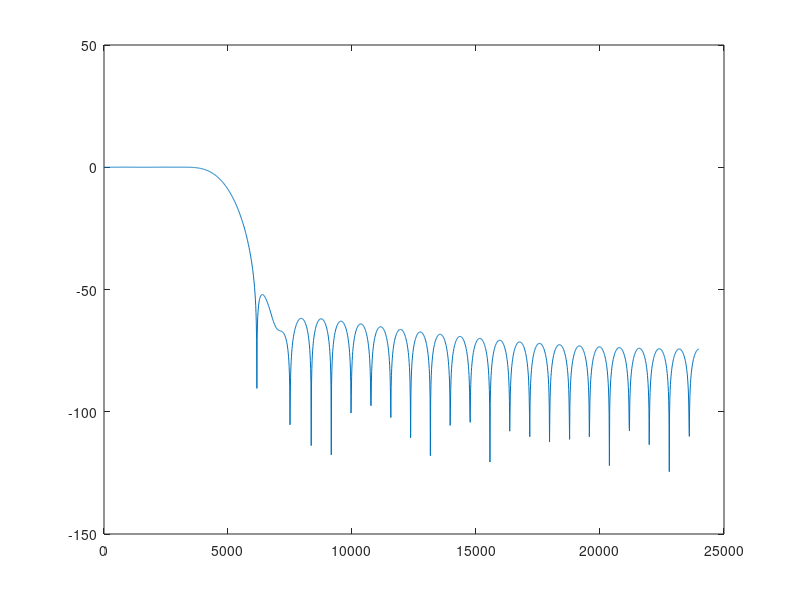

Write MATLAB code to recreate this figure. (Note: this script raises an error after producing the figure.)
%% FIR design and export to STM32
Fs = 48000;           % sampling frequency in Hz
num_taps = 61;        % filter length
cutoff_norm = 0.2;    % normalized cutoff, 0.2 of Nyquist

% FIR design
b = fir1(num_taps-1, cutoff_norm, 'low');

% disp("Filter coefficients :");
% for i=1:length(b)
%     disp(b(i))
% end

% frequency response
[H,F] = freqz(b, 1, 2048, Fs);

% magnitude in dB
mag_db = 20*log10(abs(H));

% find -3 dB cutoff
max_gain = max(mag_db);
idx_3db = find(mag_db <= max_gain - 3, 1, 'first');
cutoff_3db = F(idx_3db);

% plot
figure;
plot(F, mag_db);
hold on
yline(max_gain - 3, 'r--', '-3 dB line');
plot(cutoff_3db, mag_db(idx_3db), 'ro');
title(sprintf('FIR Filter | -3 dB cutoff at %.1f Hz', cutoff_3db));
xlabel('Frequency (Hz)');
ylabel('Magnitude (dB)');
grid on;

fprintf('Estimated -3 dB cutoff: %.1f Hz\n', cutoff_3db);

%% Q15 conversion
q15_scale = 2^15;
b_q15 = round(b * q15_scale);
b_q15 = max(min(b_q15, 32767), -32768);  % saturate to int16 range

%% Write to header/source
header_path = "D:\STM32G4\Benchmarking-STM32G4-Accelerators\BenchmarkingAccelerators\Core\Inc\filter_coeffs.h";
source_path = "D:\STM32G4\Benchmarking-STM32G4-Accelerators\BenchmarkingAccelerators\Core\Src\filter_coeffs.c";

% header file
fid = fopen(header_path, 'w');
fprintf(fid, "#ifndef FILTER_COEFFS_H\n#define FILTER_COEFFS_H\n\n");
fprintf(fid, "#include <stdint.h>\n\n");
fprintf(fid, "#define NUM_TAPS %d\n", numel(b_q15));
fprintf(fid, "extern int16_t fir_coeffs[NUM_TAPS];\n\n");
fprintf(fid, "#endif // FILTER_COEFFS_H\n");
fclose(fid);

% source file
fid = fopen(source_path, 'w');
fprintf(fid, '#include "filter_coeffs.h"\n\n');
fprintf(fid, "int16_t fir_coeffs[NUM_TAPS] = {\n    ");
for i = 1:numel(b_q15)
    if mod(i,8)==0
        fprintf(fid, "%d,\n    ", b_q15(i));
    elseif i == numel(b_q15)
        fprintf(fid, "%d\n", b_q15(i));
    else
        fprintf(fid, "%d, ", b_q15(i));
    end
end
fprintf(fid, "};\n");
fclose(fid);

fprintf("Q15 coefficients written to:\n%s\n%s\n", header_path, source_path);


%Measured frequency and amplitude sample
% CMSIS FIR q15
measured_freq = [400,500,600,700,800,900,1200,1300,1400,1500,1600,1900,2000,2100,2200,2300,2400,2500,2600,2700];
measured_amplitude = [1.733,1.733,1.725,1.719,1.726,1.716,1.73,1.728,1.67,1.73,1.700,1.659,1.578,1.443,1.265,1.065,0.813,0.595,0.3914,0.205];

max_amp_db = max(measured_amplitude_db);
cutoff_level_db = max_amp_db - 3;
% Find index where amplitude goes below cutoff level
idx = find(measured_amplitude_db <= cutoff_level_db, 1, 'first');

if ~isempty(idx)
    cutoff_freq_measured = measured_freq(idx);
    fprintf('Measured cutoff frequency: %.2f Hz\n', cutoff_freq_measured);
else
    fprintf('No cutoff frequency found in measured data.\n');
end


% FMAC implementation
% measured_freq = [186.3,372.7,745.5,1305,1676,2050,2609,2983,3334,3726,4476,4842,5522,5595,5965,6342,6713,7071,7828];
% measured_amplitude = [3.199,3.199,3.195,3.152,3.128,3.045,2.794,2.240,2.546,2.241,1.868,1.490,1.307,0.9339,0.5603,0.5604,0.3735,0.1865,0.1865];
% 
% 
measured_amplitude_db = 20 * log(measured_amplitude/3.3);

theoretical_amp_db = 20*log10(abs(H));

figure;
plot(F, theoretical_amp_db, 'b-', 'LineWidth', 1.5); hold on;
plot(measured_freq, measured_amplitude_db, 'ro', 'MarkerSize', 8, 'LineWidth', 1.5);
xlabel('Frequency (Hz)');
ylabel('Magnitude (dB)');
legend('Theoretical (freqz)','Measured (oscilloscope)');
title('Filter Frequency Response: Theoretical vs Measured');
grid on;

% xlim([0 5000]);    % for example up to 5 kHz
% ylim([-40 5]);     % to better see passband detail
